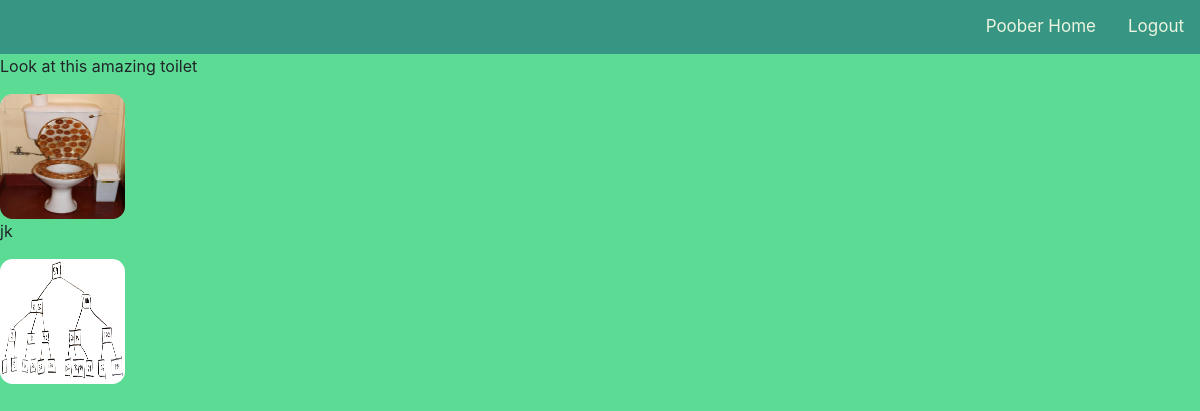
The app's page / (signed in) with its own data.
### dashboard/models.py (models this page shows)
class HaveToilet(models.Model):
    author = models.ForeignKey(User, on_delete=models.CASCADE)
    image = models.ImageField(upload_to='profile_pics/')
    description = models.TextField(max_length=500)

### dashboard/views.py (the view)
# urls.py: path('', views.home, name='home'),
@login_required
def home(request):
    current_posts = HaveToilet.objects.all()
    context = {
        'current_posts': current_posts,
    }
    return render(request, 'dashboard/home.html', context)

### dashboard/templates/dashboard/home.html
{% extends 'dashboard/base.html' %}
{% load crispy_forms_tags %}
{% block content %}
{% for posts in current_posts%}
<div class=todo-items">
    <p>{{posts.description}}</p>
    <img class="account-img" src="{{ posts.image.url }}">
</div>
{% endfor %}
{% endblock %}

### dashboard/static/dashboard/main.css (style rules this page uses)
.account-img { height: 125px; width: 125px; border-radius: 10%; }
body { background-color: #5CDB95; }

### records on screen
HaveToilet: description "Look at this amazing toilet", image (picture)
HaveToilet: description "jk", image (picture)
